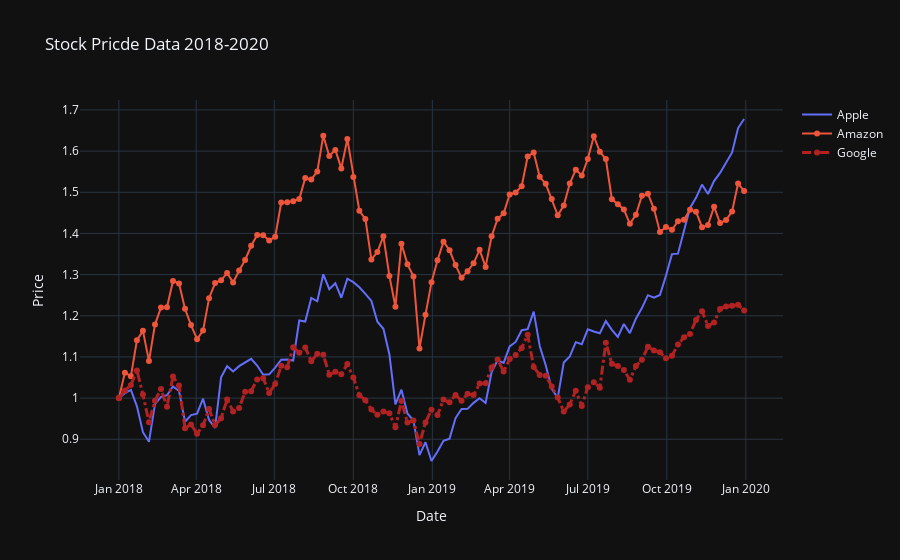

This figure's notebook cell:
### Code cell
fig = go.Figure()

fig.add_trace(go.Scatter(x = df_stocks.date, y = df_stocks.AAPL, mode = 'lines', name = "Apple"))
fig.add_trace(go.Scatter(x = df_stocks.date, y = df_stocks.AMZN, mode = 'lines+markers',
                         name = "Amazon"))
fig.add_trace(go.Scatter(x = df_stocks.date, y = df_stocks.GOOG, mode = 'lines+markers',
                         name = "Google", line = dict(color = "firebrick", width=3,
                                                      dash='dashdot')))
fig.update_layout(title = "Stock Pricde Data 2018-2020",
                 xaxis_title="Date", yaxis_title="Price", template="plotly_dark")
